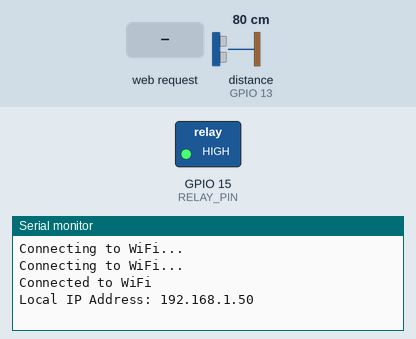
Bench run of a sketch on a simulated ESP32. On the bench: switched loads named in the sketch (green lamp = pin HIGH), the last lines printed to the serial monitor. Inputs (shaded band) come from the test bench; at power-on: distance to the obstacle (sensor on GPIO 13) 80 cm. The echo pulse lasts 58.3 µs per cm; WiFi joins after 1.5 s; servers stay silent unless stated; the camera gives no picture; pins used as bus, display or sensor lines are not drawn.

Above: at 3.5 s.
3.6 s: HTTP request GET /start_motion received
At 4.6 s:
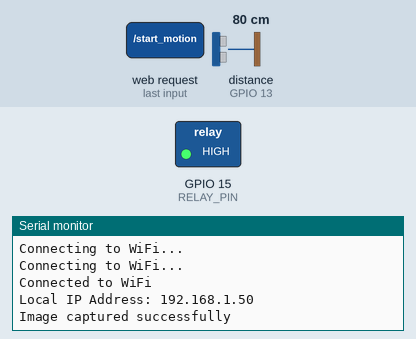
5.1 s: HTTP request GET /distance_status received
At 6.1 s:
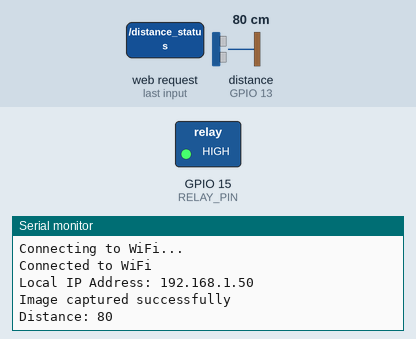

The sketch:

camera.ino
```cpp
#include "esp_camera.h"
#include <WiFi.h>
#include <ESPAsyncWebServer.h>

#define CAMERA_MODEL_AI_THINKER
// Pin camera
#define CAMERA_MODEL_AI_THINKER
#if defined(CAMERA_MODEL_WROVER_KIT)
  #define PWDN_GPIO_NUM    -1
  #define RESET_GPIO_NUM   -1
  #define XCLK_GPIO_NUM    21
  #define SIOD_GPIO_NUM    26
  #define SIOC_GPIO_NUM    27

  #define Y9_GPIO_NUM      35
  #define Y8_GPIO_NUM      34
  #define Y7_GPIO_NUM      39
  #define Y6_GPIO_NUM      36
  #define Y5_GPIO_NUM      19
  #define Y4_GPIO_NUM      18
  #define Y3_GPIO_NUM       5
  #define Y2_GPIO_NUM       4
  #define VSYNC_GPIO_NUM   25
  #define HREF_GPIO_NUM    23
  #define PCLK_GPIO_NUM    22

#elif defined(CAMERA_MODEL_M5STACK_PSRAM)
  #define PWDN_GPIO_NUM     -1
  #define RESET_GPIO_NUM    15
  #define XCLK_GPIO_NUM     27
  #define SIOD_GPIO_NUM     25
  #define SIOC_GPIO_NUM     23

  #define Y9_GPIO_NUM       19
  #define Y8_GPIO_NUM       36
  #define Y7_GPIO_NUM       18
  #define Y6_GPIO_NUM       39
  #define Y5_GPIO_NUM        5
  #define Y4_GPIO_NUM       34
  #define Y3_GPIO_NUM       35
  #define Y2_GPIO_NUM       32
  #define VSYNC_GPIO_NUM    22
  #define HREF_GPIO_NUM     26
  #define PCLK_GPIO_NUM     21

#elif defined(CAMERA_MODEL_M5STACK_WITHOUT_PSRAM)
  #define PWDN_GPIO_NUM     -1
  #define RESET_GPIO_NUM    15
  #define XCLK_GPIO_NUM     27
  #define SIOD_GPIO_NUM     25
  #define SIOC_GPIO_NUM     23

  #define Y9_GPIO_NUM       19
  #define Y8_GPIO_NUM       36
  #define Y7_GPIO_NUM       18
  #define Y6_GPIO_NUM       39
  #define Y5_GPIO_NUM        5
  #define Y4_GPIO_NUM       34
  #define Y3_GPIO_NUM       35
  #define Y2_GPIO_NUM       17
  #define VSYNC_GPIO_NUM    22
  #define HREF_GPIO_NUM     26
  #define PCLK_GPIO_NUM     21

#elif defined(CAMERA_MODEL_AI_THINKER)
  #define PWDN_GPIO_NUM     32
  #define RESET_GPIO_NUM    -1
  #define XCLK_GPIO_NUM      0
  #define SIOD_GPIO_NUM     26
  #define SIOC_GPIO_NUM     27

  #define Y9_GPIO_NUM       35
  #define Y8_GPIO_NUM       34
  #define Y7_GPIO_NUM       39
  #define Y6_GPIO_NUM       36
  #define Y5_GPIO_NUM       21
  #define Y4_GPIO_NUM       19
  #define Y3_GPIO_NUM       18
  #define Y2_GPIO_NUM        5
  #define VSYNC_GPIO_NUM    25
  #define HREF_GPIO_NUM     23
  #define PCLK_GPIO_NUM     22
#else
  #error "Camera model not selected"
#endif
// กำหนดพินสำหรับ Ultrasonic Sensor
#define TRIG_PIN 12  // พิน Trigger
#define ECHO_PIN 13  // พิน Echo
#define RELAY_PIN 15 // pin of Reley
const char* ssid = "iothack";
const char* password = "iot112233";

// สร้าง HTTP Server
AsyncWebServer server(80);

// ฟังก์ชันสำหรับการส่งภาพกลับไปยัง client
void sendImageToClient(AsyncWebServerRequest *request, camera_fb_t *fb) {
  request->send_P(200, "image/jpeg", fb->buf, fb->len);
}

// ฟังก์ชันสำหรับการวัดระยะทางจาก Ultrasonic Sensor
long measureDistance() {
  digitalWrite(TRIG_PIN, LOW);
  delayMicroseconds(2);
  digitalWrite(TRIG_PIN, HIGH);
  delayMicroseconds(10);
  digitalWrite(TRIG_PIN, LOW);

  long duration = pulseIn(ECHO_PIN, HIGH);
  long distance = (duration / 2) / 29.1;  // คำนวณระยะทาง (ในเซนติเมตร)

  return distance;
}

// ฟังก์ชันตรวจสอบระยะห่างจาก Ultrasonic Sensor
String checkDistance() {
  long distance = measureDistance();
  Serial.print("Distance: ");
  Serial.println(distance);

  if (distance < 20) {  // ถ้าระยะห่างน้อยกว่า 50 cm
    return "Object detected";  // พบวัตถุ
  } else {
    return "No object detected";  // ไม่มีวัตถุ
  }
}

// ฟังก์ชันควบคุม Relay
void unlockDoor() {
  digitalWrite(RELAY_PIN, LOW);  // เปิดกลอน
  delay(2000);  // รอ 1 วินาที
  // yield();  // ให้ระบบทำงานต่อไป
  digitalWrite(RELAY_PIN, HIGH);  // ปิดกลอน
}

void setup() {
  Serial.begin(115200);

  // ตั้งค่า PIN Mode
  pinMode(TRIG_PIN, OUTPUT);
  pinMode(ECHO_PIN, INPUT);
  pinMode(RELAY_PIN, OUTPUT);
  digitalWrite(RELAY_PIN, HIGH);  // เริ่มต้นปิด Relay

  // เชื่อมต่อ WiFi
  WiFi.begin(ssid, password);
  while (WiFi.status() != WL_CONNECTED) {
    delay(1000);
    Serial.println("Connecting to WiFi...");
  }
  Serial.println("Connected to WiFi");
  Serial.print("Local IP Address: ");
  Serial.println(WiFi.localIP());

  // ตั้งค่ากล้อง
  camera_config_t config;
  config.ledc_channel = LEDC_CHANNEL_0;
  config.ledc_timer = LEDC_TIMER_0;
  config.pin_d0 = Y2_GPIO_NUM;
  config.pin_d1 = Y3_GPIO_NUM;
  config.pin_d2 = Y4_GPIO_NUM;
  config.pin_d3 = Y5_GPIO_NUM;
  config.pin_d4 = Y6_GPIO_NUM;
  config.pin_d5 = Y7_GPIO_NUM;
  config.pin_d6 = Y8_GPIO_NUM;
  config.pin_d7 = Y9_GPIO_NUM;
  config.pin_xclk = XCLK_GPIO_NUM;
  config.pin_pclk = PCLK_GPIO_NUM;
  config.pin_vsync = VSYNC_GPIO_NUM;
  config.pin_href = HREF_GPIO_NUM;
  config.pin_sccb_sda = SIOD_GPIO_NUM;
  config.pin_sccb_scl = SIOC_GPIO_NUM;
  config.pin_pwdn = PWDN_GPIO_NUM;
  config.pin_reset = RESET_GPIO_NUM;
  config.xclk_freq_hz = 20000000;
  config.pixel_format = PIXFORMAT_JPEG;

  if(psramFound()){
    config.frame_size = FRAMESIZE_UXGA;
    config.jpeg_quality = 10;
    config.fb_count = 2;
  } else {
    config.frame_size = FRAMESIZE_SVGA;
    config.jpeg_quality = 12;
    config.fb_count = 1;
  }

  // Camera init
  esp_err_t err = esp_camera_init(&config);
  if (err != ESP_OK) {
    Serial.printf("Camera init failed with error 0x%x", err);
    return;
  }

  // ตั้งค่า HTTP Server สำหรับการวัดระยะจาก Ultrasonic Sensor
  server.on("/start_motion", HTTP_GET, [](AsyncWebServerRequest *request){
    camera_fb_t *fb = esp_camera_fb_get();
    if(!fb) {
      Serial.println("Camera capture failed");
      delay(1000);
      ESP.restart();
    }
    Serial.println("Image captured successfully");

    // ส่งภาพกลับไปยัง client
    sendImageToClient(request, fb);

    // คืนค่าหน่วยความจำหลังใช้งาน
    esp_camera_fb_return(fb);
  });

  server.on("/distance_status", HTTP_GET, [](AsyncWebServerRequest *request){
    String status = checkDistance();
    request->send(200, "text/plain", status);
  });

  server.on("/unlock", HTTP_GET, [](AsyncWebServerRequest *request){
    if (measureDistance() < 20) {  // ถ้าระยะห่างน้อยกว่า 50 cm
      unlockDoor();
      request->send(200, "text/plain", "Door unlocked!");
    } else {
      request->send(400, "text/plain", "No object detected. Cannot unlock door.");
    }
  });

  server.begin();
}

void loop() {
}
```

Measured:
- after the input at 3.6 s, the serial monitor: prints a new line after 0.06 s (image 1)
- after the input at 5.1 s, the serial monitor: prints a new line at once (image 2)
